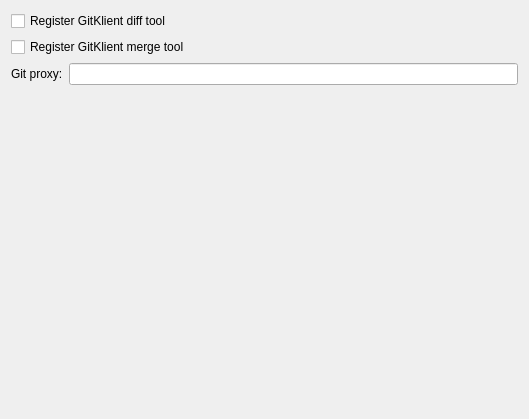
<?xml version="1.0" encoding="UTF-8"?>
<ui version="4.0">
 <class>SettingsPageGit</class>
 <widget class="QWidget" name="SettingsPageGit">
  <property name="geometry">
   <rect>
    <x>0</x>
    <y>0</y>
    <width>529</width>
    <height>419</height>
   </rect>
  </property>
  <layout class="QVBoxLayout" name="verticalLayout_2">
   <item>
    <layout class="QVBoxLayout" name="verticalLayout">
     <item>
      <widget class="QCheckBox" name="kcfg_registerDiffTool">
       <property name="text">
        <string>Register GitKlient diff tool</string>
       </property>
      </widget>
     </item>
     <item>
      <widget class="QCheckBox" name="kcfg_registerMergeTool">
       <property name="text">
        <string>Register GitKlient merge tool</string>
       </property>
      </widget>
     </item>
    </layout>
   </item>
   <item>
    <layout class="QFormLayout" name="formLayout">
     <item row="0" column="0">
      <widget class="QLabel" name="label">
       <property name="text">
        <string>Git proxy:</string>
       </property>
      </widget>
     </item>
     <item row="0" column="1">
      <widget class="QLineEdit" name="lineEditGitProxy"/>
     </item>
    </layout>
   </item>
   <item>
    <spacer name="verticalSpacer">
     <property name="orientation">
      <enum>Qt::Vertical</enum>
     </property>
     <property name="sizeHint" stdset="0">
      <size>
       <width>20</width>
       <height>179</height>
      </size>
     </property>
    </spacer>
   </item>
  </layout>
 </widget>
 <resources/>
 <connections/>
</ui>
